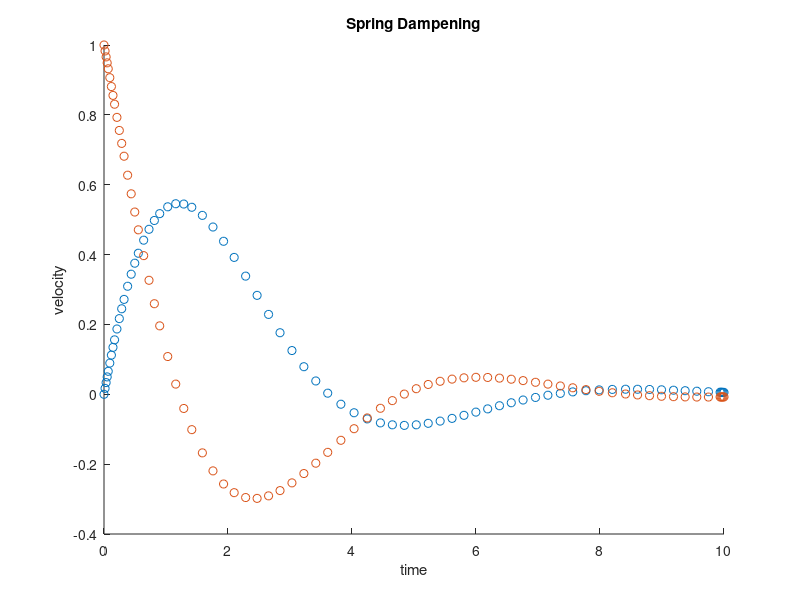

Source code (MATLAB):
%Example of Higher order ODE
dxdt = @(t,x) [x(2); -x(2)-x(1)];
tLim = [0,10];
x0 = [0,1];
[tSol,xSol] = ode45(dxdt, tLim, x0);
%tSol = time
%xSol = position x (column 1) and velocity dx/dt (column 2)

scatter(tSol,xSol(:,1),'red');
xlabel('time');
ylabel('position');
title('Spring Dampening');

hold on;

scatter(tSol,xSol(:,2),'green');
xlabel('time');
ylabel('velocity');
title('Spring Dampening');

hold off;